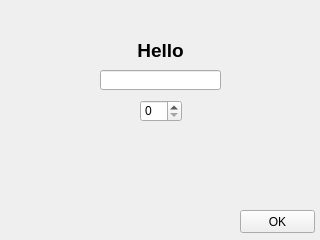
<?xml version="1.0" encoding="UTF-8"?>
<ui version="4.0">
 <class>MainWindow</class>
 <widget class="QMainWindow" name="MainWindow">
  <property name="geometry">
   <rect>
    <x>0</x>
    <y>0</y>
    <width>320</width>
    <height>240</height>
   </rect>
  </property>
  <property name="windowTitle">
   <string>EX01-bouton</string>
  </property>
  <widget class="QWidget" name="centralwidget">
   <widget class="QPushButton" name="pushButton">
    <property name="geometry">
     <rect>
      <x>240</x>
      <y>210</y>
      <width>75</width>
      <height>23</height>
     </rect>
    </property>
    <property name="text">
     <string>OK</string>
    </property>
   </widget>
   <widget class="QLabel" name="label">
    <property name="geometry">
     <rect>
      <x>110</x>
      <y>30</y>
      <width>101</width>
      <height>41</height>
     </rect>
    </property>
    <property name="font">
     <font>
      <pointsize>14</pointsize>
      <weight>75</weight>
      <bold>true</bold>
     </font>
    </property>
    <property name="cursor">
     <cursorShape>ArrowCursor</cursorShape>
    </property>
    <property name="text">
     <string>Hello</string>
    </property>
    <property name="alignment">
     <set>Qt::AlignCenter</set>
    </property>
   </widget>
   <widget class="QLineEdit" name="lineEdit">
    <property name="geometry">
     <rect>
      <x>100</x>
      <y>70</y>
      <width>121</width>
      <height>20</height>
     </rect>
    </property>
   </widget>
   <widget class="QSpinBox" name="spinBox">
    <property name="geometry">
     <rect>
      <x>140</x>
      <y>100</y>
      <width>42</width>
      <height>22</height>
     </rect>
    </property>
   </widget>
  </widget>
 </widget>
 <resources/>
 <connections/>
</ui>
